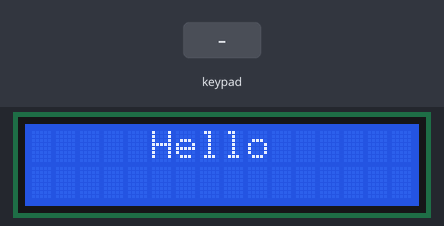
Bench run of a sketch on a simulated Arduino Uno, built with avr-gcc and run on an emulated ATmega328P. Shown: 16×2 character LCD. The test bench sets the inputs (shaded band). What the sketch prints to the serial monitor is not drawn.

Above: at 1.2 s.
1.3 s: keypad keys 6 5 4 # pressed 0.4 s apart
At 2.5 s:
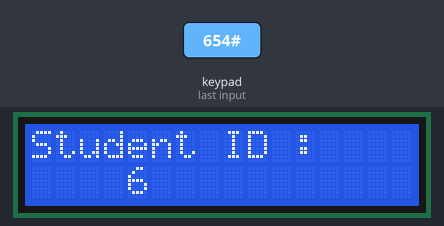
5.9 s: keypad keys 6 5 4 * pressed 0.4 s apart
At 10.2 s:
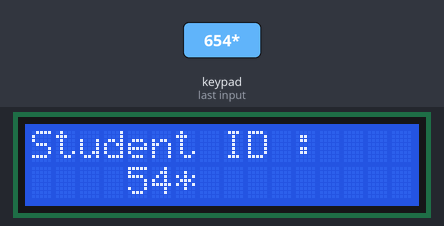
10.5 s: key '*' pressed
At 12.8 s:
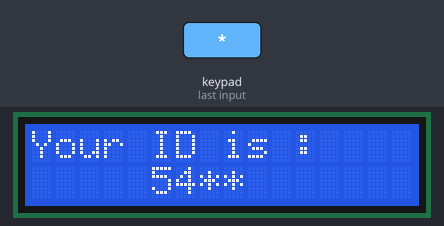
13.2 s: key '3' pressed
At 13.3 s:
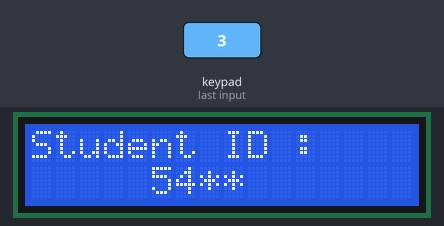
15.0 s: keypad keys 6 5 4 * pressed 0.4 s apart
At 20.7 s:
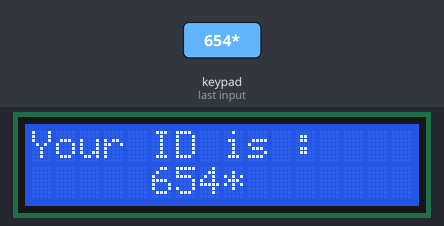
Timing chart, 0 to 22.2 s (numbered marks = the images above; inputs shaded):
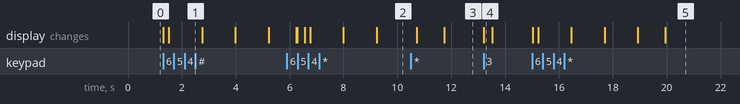

The sketch:

Arduino_keypad_with_lcd_module.ino
```cpp
#include <Keypad.h>
#include <LCD_I2C.h>
#include <Wire.h>

LCD_I2C lcd(0x3F, 16, 2);

char input_from_user[4];

int data_count = 0;

const char rows = 4;
const char cols = 3;


char row_pins[rows] = { 10, 9, 8, 7 };
char cols_pins[cols] = { 6, 5, 4 };

char key_array[rows][cols] = { { '1', '2', '3' }, { '4', '5', '6' }, { '7', '8', '9' }, { '*', '0', '#' } };

Keypad k = Keypad(makeKeymap(key_array), row_pins, cols_pins, rows, cols);


void setup() {
  // put your setup code here, to run once:
  lcd.begin();
  lcd.backlight();
  Serial.begin(9600);

  lcd.setCursor(5, 0);
  lcd.print("Hello");
}

void loop() {
  // put your main code here, to run repeatedly:
  char key_pressed = k.getKey();
  if (key_pressed) {
    Serial.println(key_pressed);
  }

  if (key_pressed) {
    lcd.setCursor(0, 0);
    lcd.print("Student ID : ");
    delay(200);

    input_from_user[data_count] = key_pressed;
    lcd.setCursor(4 + data_count, 1);
    lcd.print(input_from_user[data_count]);
    data_count++;
    delay(1000);
    if (data_count == 4) {
      lcd.clear();
      lcd.setCursor(0, 0);
      lcd.print("Your ID is : ");
      lcd.setCursor(5, 1);
      for (int i = 0; i < 4; i++) {
        lcd.print(input_from_user[i]);
      }
    }

  }
}
```

Measured:
- after the input at 1.3 s, the display: first changes at once (image 1 shows a later state)
- after the input at 5.9 s, the display: first differs from a run without the input after 0.37 s (image 2 shows a later state)
- after the input at 10.5 s, the display: first changes after 0.22 s (image 3 shows a later state)
- after the input at 13.2 s, the display: changes at once (image 4)
- after the input at 15.0 s, the display: first changes at once (image 5 shows a later state)
